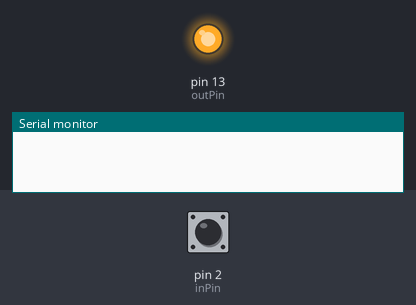
A sketch run on a simulated Arduino Uno, built with avr-gcc and run on an emulated ATmega328P. On the bench: output pins drawn as LEDs (lit = HIGH), the last lines printed to the serial monitor. The inputs (shaded band) are chosen by the test bench; at power-on: pin 2 (inPin) LOW.

Above: at 1.2 s.
1.3 s: pin 2 (inPin) driven HIGH
At 2.4 s:
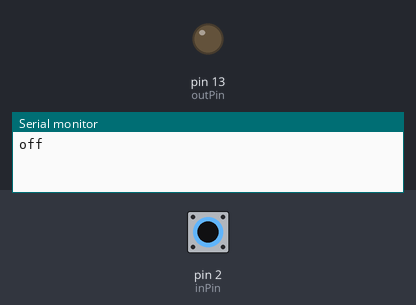
2.8 s: pin 2 (inPin) pulsed LOW 5 times (0.12 s each, 0.3 s apart)
At 4.5 s:
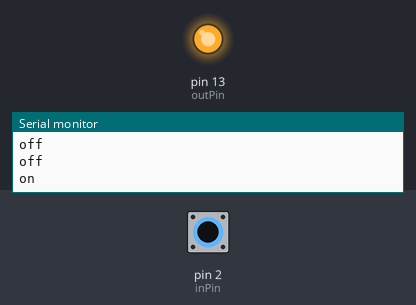
Timing chart, 0 to 6.0 s (numbered marks = the images above; inputs shaded):
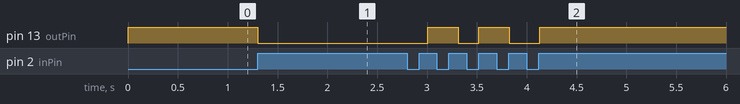

Measured:
- after the input at 1.3 s, pin 13 (outPin): HIGH → LOW at once
- after the input at 2.8 s, pin 13 (outPin): goes HIGH 0.31 s, LOW 0.21 s, HIGH 0.31 s, LOW 0.31 s, then HIGH, starting after 0.21 s

The sketch:

overdrive_send_midi_via_xbee_uno.ino
```cpp
#include <SoftwareSerial.h>
SoftwareSerial xbee2(4, 3); // RX, TX
int inPin = 2;         // the number of the input pin
int outPin = 13;       // the number of the output pin
int state = HIGH; // the current state of the output pin
int previous_state ;
int reading;           // the current reading from the input pin
int previous = LOW;    // the previous reading from the input pin
// the follow variables are long's because the time, measured in miliseconds,
// will quickly become a bigger number than can be stored in an int.
long time = 0;         // the last time the output pin was toggled
long debounce = 200;   // the debounce time, increase if the output flickers
void setup()
{
  pinMode(inPin, INPUT);
  pinMode(outPin, OUTPUT);
  xbee2.begin(9600);
  Serial.begin(9600);
}
void loop()
{
  reading = digitalRead(inPin);
  // if the input just went from LOW and HIGH and we've waited long enough
  // to ignore any noise on the circuit, toggle the output pin and remember
  // the time
  if (reading == HIGH && previous == LOW && millis() - time > debounce) {
    if (state == HIGH)
      state = LOW;
    else
      state = HIGH;
    time = millis();
  }

  digitalWrite(outPin, state);
  if (reading != previous) {
  if (state == HIGH)
  {
      overdrive_on();
}
  else {
      overdrive_off();
  }
  }
  previous = reading;
  delay(100);
}
void overdrive_on(){
      xbee2.write(0xB0); // MIDI control change; channel 3
      xbee2.write(0x29); // MIDI controller #1
      xbee2.write((byte)0x00); // MIDI controller value of 127
      Serial.println("on");
}

void overdrive_off(){
      xbee2.write(0xB0); // MIDI control change; channel 3
      xbee2.write(0x29); // MIDI controller #1
      xbee2.write(0x7F); // MIDI controller value of 127
      Serial.println("off");
}
```
